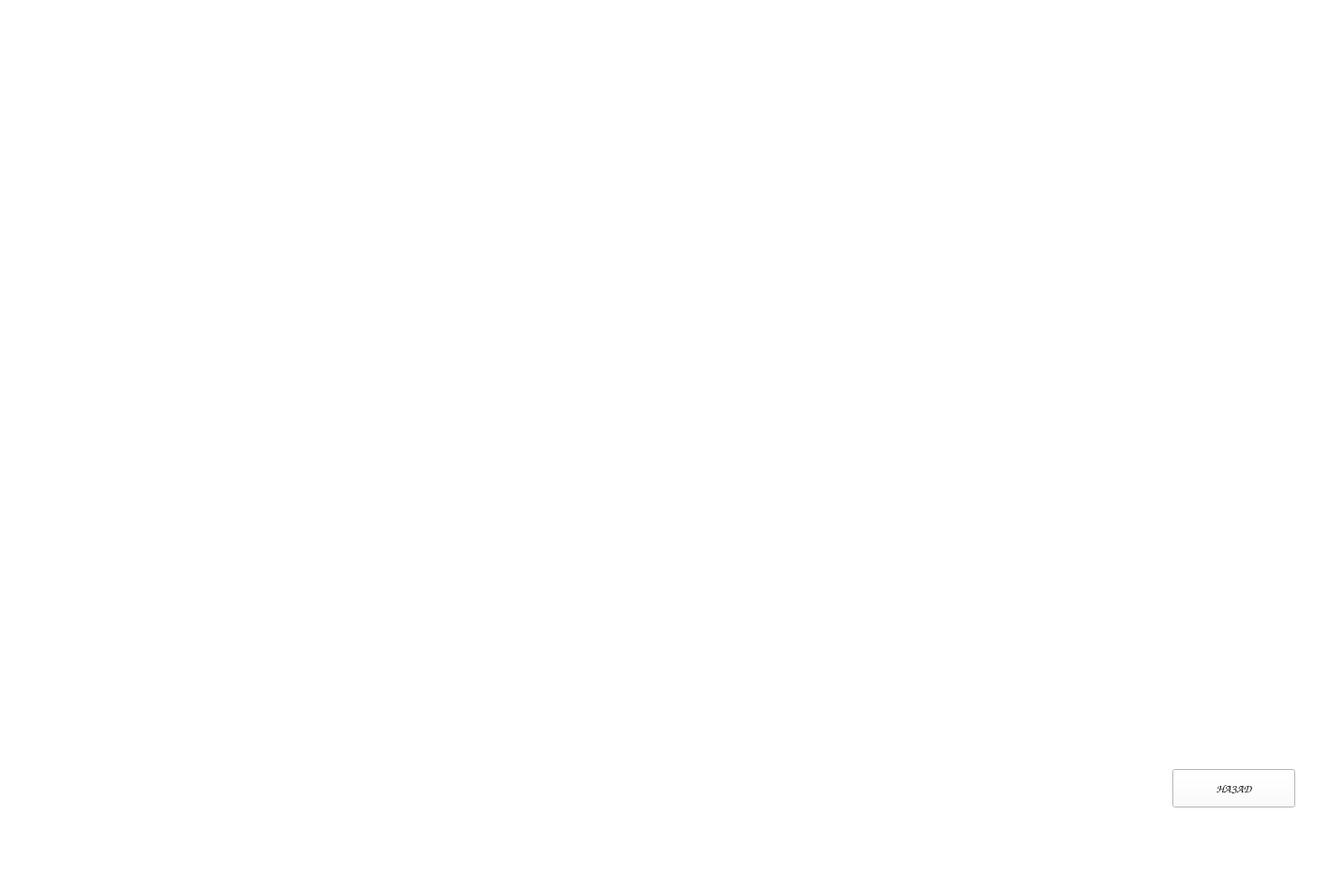
<?xml version="1.0" encoding="UTF-8"?>
<ui version="4.0">
 <class>mainWindow</class>
 <widget class="QMainWindow" name="mainWindow">
  <property name="geometry">
   <rect>
    <x>0</x>
    <y>0</y>
    <width>1433</width>
    <height>933</height>
   </rect>
  </property>
  <property name="windowTitle">
   <string>Лексический анализ</string>
  </property>
  <property name="styleSheet">
   <string notr="true">background-color: #FFFFFF;</string>
  </property>
  <widget class="QWidget" name="centralwidget">
   <widget class="QStackedWidget" name="stack">
    <property name="geometry">
     <rect>
      <x>0</x>
      <y>0</y>
      <width>1433</width>
      <height>933</height>
     </rect>
    </property>
    <property name="styleSheet">
     <string notr="true">background-color: #FFFFFF;</string>
    </property>
    <property name="currentIndex">
     <number>5</number>
    </property>
    <widget class="QWidget" name="page">
     <widget class="QPushButton" name="starting">
      <property name="geometry">
       <rect>
        <x>546</x>
        <y>450</y>
        <width>341</width>
        <height>121</height>
       </rect>
      </property>
      <property name="font">
       <font>
        <family>Comic Sans MS</family>
        <pointsize>14</pointsize>
        <weight>75</weight>
        <bold>true</bold>
       </font>
      </property>
      <property name="styleSheet">
       <string notr="true">#edit_budget {
	background:linear-gradient(to bottom, #62c1e0 5%, #019ad2 100%);
	background-color:#62c1e0;
	border-radius:6px;
	border:1px solid #057fd0;
	color:#ffffff;
	font-family:Arial;
	font-size:15px;
	font-weight:bold;
	padding:6px 6px;
	text-decoration:none;
}
#edit_budget:hover {
	background:linear-gradient(to bottom, #019ad2 5%, #62c1e0 100%);
	background-color:#019ad2;
}
#edit_budget:active {
	position:relative;
	top:1px;
}
</string>
      </property>
      <property name="text">
       <string>НАЧАТЬ РАБОТУ</string>
      </property>
     </widget>
    </widget>
    <widget class="QWidget" name="page_1">
     <widget class="QPushButton" name="to_analysis">
      <property name="geometry">
       <rect>
        <x>421</x>
        <y>500</y>
        <width>591</width>
        <height>61</height>
       </rect>
      </property>
      <property name="font">
       <font>
        <family>Comic Sans MS</family>
        <pointsize>10</pointsize>
       </font>
      </property>
      <property name="styleSheet">
       <string notr="true">#add_income {
	background:linear-gradient(to bottom, #62c1e0 5%, #019ad2 100%);
	background-color:#62c1e0;
	border-radius:6px;
	border:1px solid #057fd0;
	color:#ffffff;
	font-family:Arial;
	font-size:15px;
	font-weight:bold;
	padding:6px 6px;
	text-decoration:none;
}
#add_income:hover {
	background:linear-gradient(to bottom, #019ad2 5%, #62c1e0 100%);
	background-color:#019ad2;
}
#add_income:active {
	position:relative;
	top:1px;
}
</string>
      </property>
      <property name="text">
       <string>СПРАВОЧНИК СРЕДСТВ ВЫРАЗИТЕЛЬНОСТИ</string>
      </property>
     </widget>
     <widget class="QPushButton" name="to_guide">
      <property name="geometry">
       <rect>
        <x>421</x>
        <y>340</y>
        <width>591</width>
        <height>61</height>
       </rect>
      </property>
      <property name="font">
       <font>
        <family>Comic Sans MS</family>
        <pointsize>10</pointsize>
       </font>
      </property>
      <property name="styleSheet">
       <string notr="true">#add_income {
	background:linear-gradient(to bottom, #62c1e0 5%, #019ad2 100%);
	background-color:#62c1e0;
	border-radius:6px;
	border:1px solid #057fd0;
	color:#ffffff;
	font-family:Arial;
	font-size:15px;
	font-weight:bold;
	padding:6px 6px;
	text-decoration:none;
}
#add_income:hover {
	background:linear-gradient(to bottom, #019ad2 5%, #62c1e0 100%);
	background-color:#019ad2;
}
#add_income:active {
	position:relative;
	top:1px;
}
</string>
      </property>
      <property name="text">
       <string>ЛЕКСИЧЕСКИЙ АНАЛИЗ ТЕКСТА</string>
      </property>
     </widget>
     <widget class="QLabel" name="label_2">
      <property name="geometry">
       <rect>
        <x>276</x>
        <y>170</y>
        <width>881</width>
        <height>51</height>
       </rect>
      </property>
      <property name="font">
       <font>
        <family>Comic Sans MS</family>
        <pointsize>14</pointsize>
       </font>
      </property>
      <property name="text">
       <string>Что вы хотите сделать сегодня?</string>
      </property>
      <property name="alignment">
       <set>Qt::AlignCenter</set>
      </property>
     </widget>
    </widget>
    <widget class="QWidget" name="page_2">
     <widget class="QLabel" name="input_label">
      <property name="geometry">
       <rect>
        <x>370</x>
        <y>320</y>
        <width>301</width>
        <height>20</height>
       </rect>
      </property>
      <property name="font">
       <font>
        <family>Comic Sans MS</family>
        <pointsize>11</pointsize>
       </font>
      </property>
      <property name="text">
       <string>ВСТАВЬТЕ ТЕКСТ В ЭТО ОКНО:</string>
      </property>
      <property name="alignment">
       <set>Qt::AlignCenter</set>
      </property>
     </widget>
     <widget class="QLabel" name="analysis_label">
      <property name="geometry">
       <rect>
        <x>431</x>
        <y>40</y>
        <width>601</width>
        <height>21</height>
       </rect>
      </property>
      <property name="font">
       <font>
        <family>Comic Sans MS</family>
        <pointsize>14</pointsize>
        <weight>75</weight>
        <bold>true</bold>
       </font>
      </property>
      <property name="text">
       <string>АНАЛИЗ ТЕКСТА</string>
      </property>
      <property name="alignment">
       <set>Qt::AlignCenter</set>
      </property>
     </widget>
     <widget class="QTextEdit" name="text_input">
      <property name="geometry">
       <rect>
        <x>370</x>
        <y>360</y>
        <width>291</width>
        <height>321</height>
       </rect>
      </property>
     </widget>
     <widget class="QPushButton" name="submit_button">
      <property name="geometry">
       <rect>
        <x>400</x>
        <y>690</y>
        <width>211</width>
        <height>41</height>
       </rect>
      </property>
      <property name="font">
       <font>
        <family>Comic Sans MS</family>
        <pointsize>9</pointsize>
       </font>
      </property>
      <property name="text">
       <string>ЗАГРУЗИТЬ ТЕКСТ</string>
      </property>
     </widget>
     <widget class="QPushButton" name="load_file">
      <property name="geometry">
       <rect>
        <x>780</x>
        <y>500</y>
        <width>291</width>
        <height>41</height>
       </rect>
      </property>
      <property name="font">
       <font>
        <family>Comic Sans MS</family>
        <pointsize>9</pointsize>
       </font>
      </property>
      <property name="text">
       <string>ЗАГРУЗИТЬ ФАЙЛ</string>
      </property>
     </widget>
     <widget class="QPushButton" name="back_from_analysis">
      <property name="geometry">
       <rect>
        <x>1250</x>
        <y>820</y>
        <width>131</width>
        <height>41</height>
       </rect>
      </property>
      <property name="font">
       <font>
        <family>Comic Sans MS</family>
        <pointsize>9</pointsize>
       </font>
      </property>
      <property name="styleSheet">
       <string notr="true">#back_from_expance {
	background:linear-gradient(to bottom, #62c1e0 5%, #019ad2 100%);
	background-color:#62c1e0;
	border-radius:6px;
	border:1px solid #057fd0;
	color:#ffffff;
	font-family:Arial;
	font-size:15px;
	font-weight:bold;
	padding:6px 6px;
	text-decoration:none;
}
#back_from_expance:hover {
	background:linear-gradient(to bottom, #019ad2 5%, #62c1e0 100%);
	background-color:#019ad2;
}
#back_from_expance:active {
	position:relative;
	top:1px;
}
</string>
      </property>
      <property name="text">
       <string>НАЗАД</string>
      </property>
     </widget>
     <widget class="QLabel" name="label">
      <property name="geometry">
       <rect>
        <x>750</x>
        <y>470</y>
        <width>341</width>
        <height>20</height>
       </rect>
      </property>
      <property name="font">
       <font>
        <family>Comic Sans MS</family>
        <pointsize>11</pointsize>
       </font>
      </property>
      <property name="text">
       <string>ЗАГРУЗИТЕ ДОКУМЕНТ С ТЕКСТОМ:</string>
      </property>
      <property name="alignment">
       <set>Qt::AlignCenter</set>
      </property>
     </widget>
     <widget class="QComboBox" name="func_choice">
      <property name="geometry">
       <rect>
        <x>511</x>
        <y>190</y>
        <width>421</width>
        <height>51</height>
       </rect>
      </property>
      <property name="font">
       <font>
        <family>Comic Sans MS</family>
        <pointsize>9</pointsize>
       </font>
      </property>
      <item>
       <property name="text">
        <string>Выдать частотный список существительных</string>
       </property>
      </item>
      <item>
       <property name="text">
        <string>Выдать частотный список глаголов</string>
       </property>
      </item>
      <item>
       <property name="text">
        <string>Выдать частотный список прилагательных</string>
       </property>
      </item>
      <item>
       <property name="text">
        <string>Выдать список имён собственных</string>
       </property>
      </item>
     </widget>
     <widget class="QLabel" name="label_3">
      <property name="geometry">
       <rect>
        <x>450</x>
        <y>150</y>
        <width>541</width>
        <height>21</height>
       </rect>
      </property>
      <property name="font">
       <font>
        <family>Comic Sans MS</family>
        <pointsize>12</pointsize>
       </font>
      </property>
      <property name="text">
       <string>ВЫБЕРИТЕ, ЧТО ХОТИТЕ СДЕЛАТЬ С ТЕКСТОМ:</string>
      </property>
      <property name="alignment">
       <set>Qt::AlignCenter</set>
      </property>
     </widget>
     <widget class="QLabel" name="or_label">
      <property name="geometry">
       <rect>
        <x>691</x>
        <y>500</y>
        <width>51</width>
        <height>31</height>
       </rect>
      </property>
      <property name="font">
       <font>
        <family>Comic Sans MS</family>
        <pointsize>14</pointsize>
        <weight>75</weight>
        <bold>true</bold>
       </font>
      </property>
      <property name="text">
       <string>ИЛИ</string>
      </property>
      <property name="alignment">
       <set>Qt::AlignCenter</set>
      </property>
     </widget>
    </widget>
    <widget class="QWidget" name="page_3">
     <widget class="QPushButton" name="back_from_guide">
      <property name="geometry">
       <rect>
        <x>1250</x>
        <y>820</y>
        <width>131</width>
        <height>41</height>
       </rect>
      </property>
      <property name="font">
       <font>
        <family>Comic Sans MS</family>
        <pointsize>9</pointsize>
       </font>
      </property>
      <property name="styleSheet">
       <string notr="true">#back_from_plot {
	background:linear-gradient(to bottom, #62c1e0 5%, #019ad2 100%);
	background-color:#62c1e0;
	border-radius:6px;
	border:1px solid #057fd0;
	color:#ffffff;
	font-family:Arial;
	font-size:15px;
	font-weight:bold;
	padding:6px 6px;
	text-decoration:none;
}
#back_from_plot:hover {
	background:linear-gradient(to bottom, #019ad2 5%, #62c1e0 100%);
	background-color:#019ad2;
}
#back_from_plot:active {
	position:relative;
	top:1px;
}
</string>
      </property>
      <property name="text">
       <string>НАЗАД</string>
      </property>
     </widget>
     <widget class="QLabel" name="choose_means_label">
      <property name="geometry">
       <rect>
        <x>351</x>
        <y>205</y>
        <width>731</width>
        <height>41</height>
       </rect>
      </property>
      <property name="font">
       <font>
        <family>Comic Sans MS</family>
        <pointsize>10</pointsize>
       </font>
      </property>
      <property name="text">
       <string>ВЫБЕРИТЕ СРЕДСТВО ВЫРАЗИТЕЛЬНОСТИ, О КОТОРОМ ХОТИТЕ ПРОЧИТАТЬ:</string>
      </property>
      <property name="alignment">
       <set>Qt::AlignCenter</set>
      </property>
     </widget>
     <widget class="QListWidget" name="exp_means_list">
      <property name="geometry">
       <rect>
        <x>451</x>
        <y>260</y>
        <width>531</width>
        <height>371</height>
       </rect>
      </property>
      <property name="font">
       <font>
        <family>Comic Sans MS</family>
        <pointsize>11</pointsize>
       </font>
      </property>
      <item>
       <property name="text">
        <string>Аллитерация</string>
       </property>
      </item>
      <item>
       <property name="text">
        <string>Ассонанс</string>
       </property>
      </item>
      <item>
       <property name="text">
        <string>Аллегория</string>
       </property>
      </item>
      <item>
       <property name="text">
        <string>Бессоюзие</string>
       </property>
      </item>
      <item>
       <property name="text">
        <string>Гипербола</string>
       </property>
      </item>
      <item>
       <property name="text">
        <string>Ирония</string>
       </property>
      </item>
      <item>
       <property name="text">
        <string>Лексический повтор</string>
       </property>
      </item>
      <item>
       <property name="text">
        <string>Литота</string>
       </property>
      </item>
      <item>
       <property name="text">
        <string>Метафора</string>
       </property>
      </item>
      <item>
       <property name="text">
        <string>Метонимия</string>
       </property>
      </item>
      <item>
       <property name="text">
        <string>Окказионализмы</string>
       </property>
      </item>
      <item>
       <property name="text">
        <string>Олицетворение</string>
       </property>
      </item>
      <item>
       <property name="text">
        <string>Парафраз</string>
       </property>
      </item>
      <item>
       <property name="text">
        <string>Перифраз</string>
       </property>
      </item>
      <item>
       <property name="text">
        <string>Сарказм</string>
       </property>
      </item>
      <item>
       <property name="text">
        <string>Синекдоха</string>
       </property>
      </item>
      <item>
       <property name="text">
        <string>Сравнение</string>
       </property>
      </item>
      <item>
       <property name="text">
        <string>Эпитет</string>
       </property>
      </item>
      <item>
       <property name="text">
        <string>Анафора</string>
       </property>
      </item>
      <item>
       <property name="text">
        <string>Антитеза</string>
       </property>
      </item>
      <item>
       <property name="text">
        <string>Градация</string>
       </property>
      </item>
      <item>
       <property name="text">
        <string>Инверсия</string>
       </property>
      </item>
      <item>
       <property name="text">
        <string>Композиционный стык</string>
       </property>
      </item>
      <item>
       <property name="text">
        <string>Многосоюзие</string>
       </property>
      </item>
      <item>
       <property name="text">
        <string>Оксюморон</string>
       </property>
      </item>
      <item>
       <property name="text">
        <string>Парцелляция</string>
       </property>
      </item>
      <item>
       <property name="text">
        <string>Риторический вопрос, восклицание, обращение</string>
       </property>
      </item>
      <item>
       <property name="text">
        <string>Однородные члены</string>
       </property>
      </item>
      <item>
       <property name="text">
        <string>Синтаксический параллелизм</string>
       </property>
      </item>
      <item>
       <property name="text">
        <string>Эллипсис</string>
       </property>
      </item>
      <item>
       <property name="text">
        <string>Эпифора</string>
       </property>
      </item>
     </widget>
     <widget class="QLabel" name="guide_label">
      <property name="geometry">
       <rect>
        <x>431</x>
        <y>40</y>
        <width>601</width>
        <height>21</height>
       </rect>
      </property>
      <property name="font">
       <font>
        <family>Comic Sans MS</family>
        <pointsize>14</pointsize>
        <weight>75</weight>
        <bold>true</bold>
       </font>
      </property>
      <property name="text">
       <string>СПРАВОЧНИК СРЕДСТВ ВЫРАЗИТЕЛЬНОСТИ </string>
      </property>
      <property name="alignment">
       <set>Qt::AlignCenter</set>
      </property>
     </widget>
    </widget>
    <widget class="QWidget" name="page_4">
     <widget class="QTextEdit" name="means_output">
      <property name="geometry">
       <rect>
        <x>400</x>
        <y>290</y>
        <width>611</width>
        <height>451</height>
       </rect>
      </property>
      <property name="font">
       <font>
        <family>Comic Sans MS</family>
        <pointsize>10</pointsize>
       </font>
      </property>
      <property name="frameShape">
       <enum>QFrame::NoFrame</enum>
      </property>
      <property name="lineWidth">
       <number>0</number>
      </property>
      <property name="autoFormatting">
       <set>QTextEdit::AutoBulletList</set>
      </property>
     </widget>
     <widget class="QPushButton" name="back_from_gr">
      <property name="geometry">
       <rect>
        <x>1250</x>
        <y>820</y>
        <width>131</width>
        <height>41</height>
       </rect>
      </property>
      <property name="font">
       <font>
        <family>Comic Sans MS</family>
        <pointsize>9</pointsize>
       </font>
      </property>
      <property name="text">
       <string>НАЗАД</string>
      </property>
     </widget>
     <widget class="QTextEdit" name="means_name_output">
      <property name="geometry">
       <rect>
        <x>410</x>
        <y>210</y>
        <width>611</width>
        <height>51</height>
       </rect>
      </property>
      <property name="font">
       <font>
        <family>Comic Sans MS</family>
        <pointsize>12</pointsize>
        <weight>75</weight>
        <bold>true</bold>
       </font>
      </property>
      <property name="frameShape">
       <enum>QFrame::NoFrame</enum>
      </property>
     </widget>
    </widget>
    <widget class="QWidget" name="page_5">
     <widget class="QPushButton" name="back_from_ar">
      <property name="geometry">
       <rect>
        <x>1250</x>
        <y>820</y>
        <width>131</width>
        <height>41</height>
       </rect>
      </property>
      <property name="font">
       <font>
        <family>Comic Sans MS</family>
        <pointsize>9</pointsize>
       </font>
      </property>
      <property name="text">
       <string>НАЗАД</string>
      </property>
     </widget>
     <widget class="QTextEdit" name="func_out_name">
      <property name="geometry">
       <rect>
        <x>346</x>
        <y>110</y>
        <width>731</width>
        <height>61</height>
       </rect>
      </property>
      <property name="font">
       <font>
        <family>Comic Sans MS</family>
        <pointsize>14</pointsize>
       </font>
      </property>
      <property name="frameShape">
       <enum>QFrame::NoFrame</enum>
      </property>
     </widget>
     <widget class="QListWidget" name="analysis_output">
      <property name="geometry">
       <rect>
        <x>420</x>
        <y>190</y>
        <width>531</width>
        <height>531</height>
       </rect>
      </property>
      <property name="font">
       <font>
        <family>Comic Sans MS</family>
       </font>
      </property>
      <property name="frameShape">
       <enum>QFrame::NoFrame</enum>
      </property>
     </widget>
    </widget>
   </widget>
  </widget>
  <widget class="QMenuBar" name="menubar">
   <property name="geometry">
    <rect>
     <x>0</x>
     <y>0</y>
     <width>1433</width>
     <height>26</height>
    </rect>
   </property>
  </widget>
  <widget class="QStatusBar" name="statusbar"/>
 </widget>
 <resources/>
 <connections/>
</ui>
